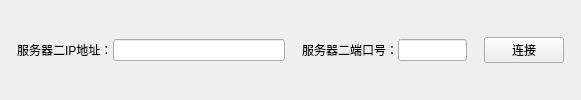
      <widget class="QWidget" name="ui_lamp_serverinfo_widget_26" native="true">
       <layout class="QHBoxLayout" name="horizontalLayout_35" stretch="1,2,10,1,2,4,1,4,1">
        <property name="spacing">
         <number>0</number>
        </property>
        <property name="leftMargin">
         <number>0</number>
        </property>
        <property name="topMargin">
         <number>0</number>
        </property>
        <property name="rightMargin">
         <number>0</number>
        </property>
        <property name="bottomMargin">
         <number>0</number>
        </property>
        <item>
         <spacer name="horizontalSpacer_135">
          <property name="orientation">
           <enum>Qt::Horizontal</enum>
          </property>
          <property name="sizeHint" stdset="0">
           <size>
            <width>18</width>
            <height>20</height>
           </size>
          </property>
         </spacer>
        </item>
        <item>
         <widget class="QLabel" name="label_67">
          <property name="text">
           <string>服务器二IP地址：</string>
          </property>
         </widget>
        </item>
        <item>
         <widget class="QLineEdit" name="ui_lamp_server_ip2_3"/>
        </item>
        <item>
         <spacer name="horizontalSpacer_136">
          <property name="orientation">
           <enum>Qt::Horizontal</enum>
          </property>
          <property name="sizeHint" stdset="0">
           <size>
            <width>18</width>
            <height>20</height>
           </size>
          </property>
         </spacer>
        </item>
        <item>
         <widget class="QLabel" name="label_68">
          <property name="text">
           <string>服务器二端口号：</string>
          </property>
         </widget>
        </item>
        <item>
         <widget class="QLineEdit" name="ui_lamp_server_port2_3"/>
        </item>
        <item>
         <spacer name="horizontalSpacer_137">
          <property name="orientation">
           <enum>Qt::Horizontal</enum>
          </property>
          <property name="sizeHint" stdset="0">
           <size>
            <width>17</width>
            <height>20</height>
           </size>
          </property>
         </spacer>
        </item>
        <item>
         <widget class="QPushButton" name="ui_lamp_connect_btn2_3">
          <property name="text">
           <string>连接</string>
          </property>
         </widget>
        </item>
        <item>
         <spacer name="horizontalSpacer_138">
          <property name="orientation">
           <enum>Qt::Horizontal</enum>
          </property>
          <property name="sizeHint" stdset="0">
           <size>
            <width>40</width>
            <height>20</height>
           </size>
          </property>
         </spacer>
        </item>
       </layout>
      </widget>
